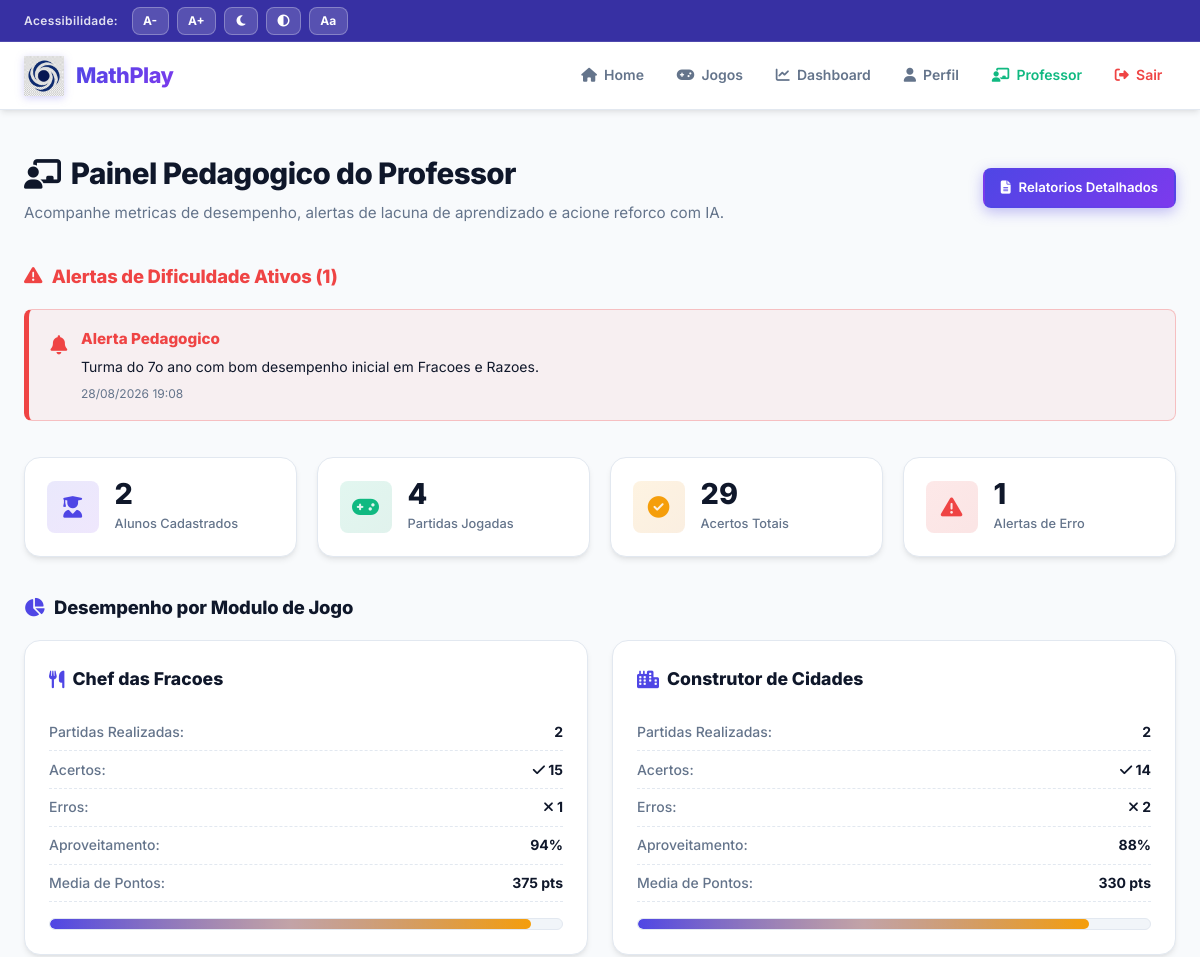
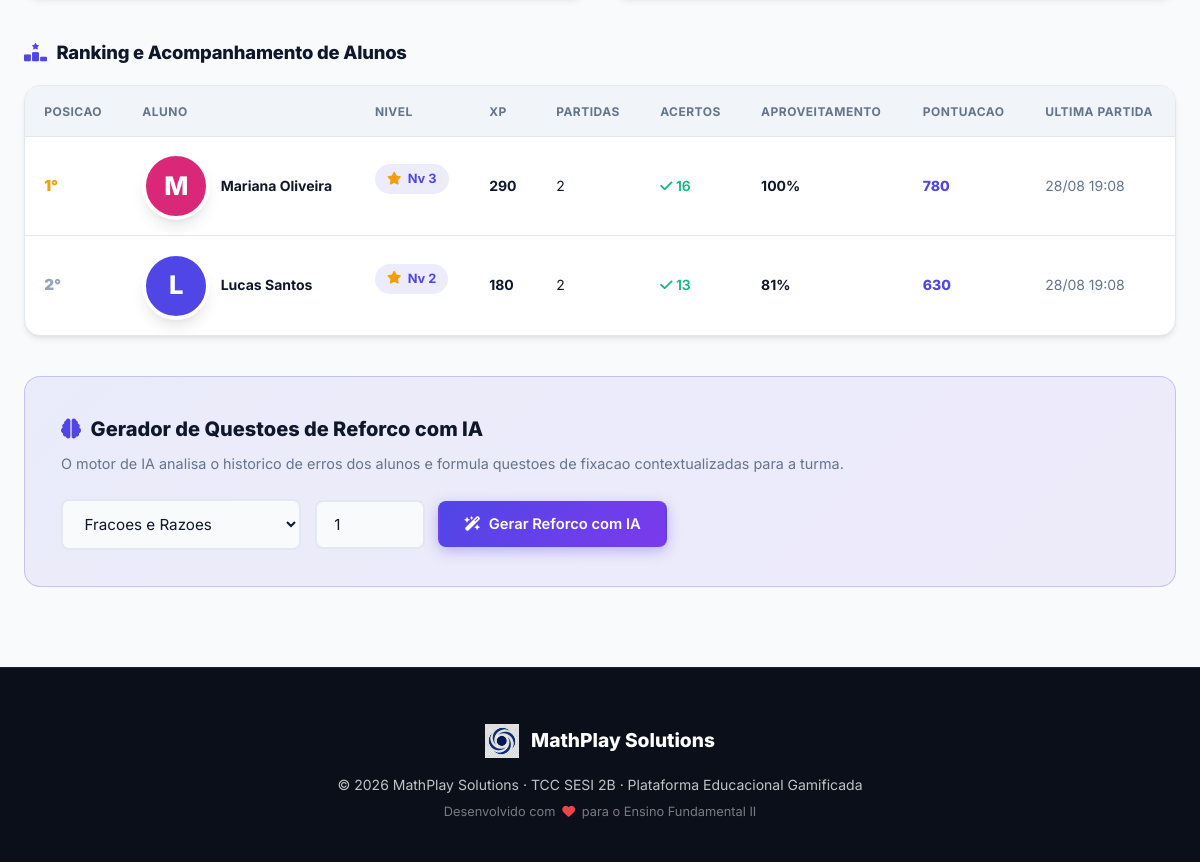
The app's page /teacher/dashboard.php (signed in) with its own data (2 pictures, top to bottom).
### tables this page shows
CREATE TABLE IF NOT EXISTS `notifications` (
  `id` INT AUTO_INCREMENT PRIMARY KEY,
  `user_id` INT NOT NULL,
  `type` VARCHAR(50) DEFAULT 'info',
  `title` VARCHAR(150) NOT NULL,
  `message` TEXT NOT NULL,
  `is_read` TINYINT(1) DEFAULT 0,
  `created_at` TIMESTAMP DEFAULT CURRENT_TIMESTAMP,
  CONSTRAINT `fk_notif_user` FOREIGN KEY (`user_id`) REFERENCES `users` (`id`) ON DELETE CASCADE
);

CREATE TABLE IF NOT EXISTS `users` (
  `id` INT AUTO_INCREMENT PRIMARY KEY,
  `name` VARCHAR(100) NOT NULL,
  `email` VARCHAR(150) NOT NULL UNIQUE,
  `password_hash` VARCHAR(255) NOT NULL,
  `role` ENUM('student', 'teacher') NOT NULL DEFAULT 'student',
  `avatar_color` VARCHAR(7) DEFAULT '#4F46E5',
  `level` INT NOT NULL DEFAULT 1,
  `xp` INT NOT NULL DEFAULT 0,
  `created_at` TIMESTAMP DEFAULT CURRENT_TIMESTAMP
);

### teacher/dashboard.php (the view, shortened to what this page needs)
<?php
require_once __DIR__ . '/../includes/auth.php';
$stmt = $pdo->prepare('SELECT * FROM notifications WHERE type="alert" AND is_read=0 ORDER BY created_at DESC LIMIT 20');
$stmt->execute();
$alerts = $stmt->fetchAll();
$pdo->prepare('UPDATE notifications SET is_read=1 WHERE type="alert"')->execute();
$stmt = $pdo->prepare('
  SELECT u.id, u.name, u.email, u.level, u.xp, u.avatar_color,
    COUNT(gs.id) AS total_games,
    COALESCE(SUM(gs.correct_answers), 0) AS total_correct,
    COALESCE(SUM(gs.wrong_answers), 0) AS total_wrong,
    COALESCE(SUM(gs.score), 0) AS total_score,
    MAX(gs.played_at) AS last_played
  FROM users u
  LEFT JOIN game_sessions gs ON gs.user_id = u.id
  WHERE u.role = "student"
  GROUP BY u.id
  ORDER BY total_score DESC
');
$stmt->execute();
$students = $stmt->fetchAll();
$stmt = $pdo->prepare('
  SELECT g.name, g.slug, COUNT(gs.id) AS plays,
    COALESCE(SUM(gs.correct_answers), 0) AS hits,
    COALESCE(SUM(gs.wrong_answers), 0) AS misses,
    COALESCE(AVG(gs.score), 0) AS avg_score
  FROM games g
  LEFT JOIN game_sessions gs ON gs.game_id = g.id
  GROUP BY g.id
');
$stmt->execute();
$gameStats = $stmt->fetchAll();
require_once __DIR__ . '/../includes/header.php';
?>
<div class="teacher-layout">
  <div class="teacher-header">
    <div>
      <h1 class="teacher-title">
        <i class="fa-solid fa-chalkboard-user"></i> Painel Pedagogico do Professor
      </h1>
      <p class="teacher-subtitle">Acompanhe metricas de desempenho, alertas de lacuna de aprendizado e acione reforco com IA.</p>
    </div>
    <div class="teacher-actions">
      <a href="/vortex/teacher/reports.php" class="btn btn-primary btn-sm">
        <i class="fa-solid fa-file-lines"></i> Relatorios Detalhados
      </a>
    </div>
  </div>
  <?php if (!empty($alerts)): ?>
  <div class="alert-section" aria-live="polite">
    <h2 class="section-heading text-danger">
      <i class="fa-solid fa-triangle-exclamation text-danger"></i> Alertas de Dificuldade Ativos (<?= count($alerts) ?>)
    </h2>
    <?php foreach ($alerts as $a): ?>
    <div class="alert-item">
      <div class="alert-item-icon"><i class="fa-solid fa-bell"></i></div>
      <div>
        <div class="alert-item-title"><?= htmlspecialchars($a['title']) ?></div>
        <div class="alert-item-msg"><?= htmlspecialchars($a['message']) ?></div>
        <div class="alert-item-time"><?= date('d/m/Y H:i', strtotime($a['created_at'])) ?></div>
      </div>
    </div>
    <?php endforeach; ?>
  </div>
  <?php endif; ?>
  <div class="stats-grid">
    <div class="stat-card">
      <div class="stat-icon stat-icon-primary"><i class="fa-solid fa-user-graduate"></i></div>
      <div>
        <div class="stat-value"><?= count($students) ?></div>
        <div class="stat-label">Alunos Cadastrados</div>
      </div>
    </div>
    <div class="stat-card">
      <div class="stat-icon stat-icon-success"><i class="fa-solid fa-gamepad"></i></div>
      <div>
        <div class="stat-value"><?= array_sum(array_column($students, 'total_games')) ?></div>
        <div class="stat-label">Partidas Jogadas</div>
      </div>
    </div>
    <div class="stat-card">
      <div class="stat-icon stat-icon-warning"><i class="fa-solid fa-circle-check"></i></div>
      <div>
        <div class="stat-value"><?= array_sum(array_column($students, 'total_correct')) ?></div>
        <div class="stat-label">Acertos Totais</div>
      </div>
    </div>
    <div class="stat-card">
      <div class="stat-icon stat-icon-danger"><i class="fa-solid fa-triangle-exclamation"></i></div>
      <div>
        <div class="stat-value"><?= count($alerts) ?></div>
        <div class="stat-label">Alertas de Erro</div>
      </div>
    </div>
  </div>
  <h2 class="section-heading"><i class="fa-solid fa-chart-pie"></i> Desempenho por Modulo de Jogo</h2>
  <div class="game-stats-grid">
    <?php foreach ($gameStats as $g):
      $total = $g['hits'] + $g['misses'];
      $acc = $total > 0 ? round($g['hits'] / $total * 100) : 0;
    ?>
    <div class="game-stat-card">
      <h3 class="game-stat-card-title">
        <i class="fa-solid <?= $g['slug'] === 'fractions' ? 'fa-utensils' : 'fa-city' ?> text-primary"></i>
        <?= htmlspecialchars($g['name']) ?>
      </h3>
      <div class="game-stat-row">
        <span class="game-stat-row-label">Partidas Realizadas:</span>
        <span class="game-stat-row-val"><?= $g['plays'] ?></span>
      </div>
      <div class="game-stat-row">
        <span class="game-stat-row-label">Acertos:</span>
        <span class="game-stat-row-val hits-cell"><i class="fa-solid fa-check"></i> <?= $g['hits'] ?></span>
      </div>
      <div class="game-stat-row">
        <span class="game-stat-row-label">Erros:</span>
        <span class="game-stat-row-val misses-cell"><i class="fa-solid fa-xmark"></i> <?= $g['misses'] ?></span>
      </div>
      <div class="game-stat-row">
        <span class="game-stat-row-label">Aproveitamento:</span>
        <span class="game-stat-row-val"><?= $acc ?>%</span>
      </div>
      <div class="game-stat-row">
        <span class="game-stat-row-label">Media de Pontos:</span>
        <span class="game-stat-row-val"><?= round($g['avg_score']) ?> pts</span>
      </div>
      <div class="mt-2">
        <div class="xp-bar-wrap">
          <div class="xp-bar-fill" style="width:<?= $acc ?>%;"></div>
        </div>
      </div>
    </div>
    <?php endforeach; ?>
  </div>
  <h2 class="section-heading"><i class="fa-solid fa-ranking-star"></i> Ranking e Acompanhamento de Alunos</h2>
  <div class="card">
    <div class="card-body-flush overflow-x-auto">
      <table class="student-table" aria-label="Ranking e desempenho de alunos">
        <thead>
          <tr>
            <th>Posicao</th>
            <th>Aluno</th>
            <th>Nivel</th>
            <th>XP</th>
            <th>Partidas</th>
            <th>Acertos</th>
            <th>Aproveitamento</th>
            <th>Pontuacao</th>
            <th>Ultima Partida</th>
          </tr>
        </thead>
        <tbody>
          <?php foreach ($students as $i => $s):
            $total = $s['total_correct'] + $s['total_wrong'];
            $acc = $total > 0 ? round($s['total_correct'] / $total * 100) : 0;
            $danger = $total > 0 && ($s['total_wrong'] / $total) > 0.6;
          ?>
          <tr class="<?= $danger ? 'student-danger-row' : '' ?>">
            <td>
              <span class="rank-badge <?= $i === 0 ? 'rank-1' : ($i === 1 ? 'rank-2' : ($i === 2 ? 'rank-3' : 'rank-other')) ?>">
                <?= $i + 1 ?>&deg;
              </span>
            </td>
            <td>
              <div class="align-center" style="display:flex;gap:0.65rem;">
                <div class="avatar avatar-sm" style="background:<?= htmlspecialchars($s['avatar_color'] ?? '#4F46E5') ?>;">
                  <?= mb_strtoupper(mb_substr($s['name'], 0, 1)) ?>
                </div>
                <div>
                  <div class="font-bold"><?= htmlspecialchars($s['name']) ?></div>
                </div>
              </div>
            </td>
            <td><span class="level-badge"><i class="fa-solid fa-star"></i> Nv <?= $s['level'] ?></span></td>
            <td><strong><?= $s['xp'] ?></strong></td>
            <td><?= $s['total_games'] ?></td>
            <td><span class="hits-cell"><i class="fa-solid fa-check"></i> <?= $s['total_correct'] ?></span></td>
            <td>
              <span class="font-bold"><?= $acc ?>%</span>
            </td>
            <td><span class="score-cell"><?= number_format($s['total_score']) ?></span></td>
            <td class="date-cell"><?= $s['last_played'] ? date('d/m H:i', strtotime($s['last_played'])) : '&mdash;' ?></td>
          </tr>
          <?php endforeach; ?>
        </tbody>
      </table>
    </div>
  </div>
  <div class="ai-generator-card">
    <h2 class="ai-generator-title">
      <i class="fa-solid fa-brain text-primary"></i> Gerador de Questoes de Reforco com IA
    </h2>
    <p class="ai-generator-desc">O motor de IA analisa o historico de erros dos alunos e formula questoes de fixacao contextualizadas para a turma.</p>
    <div class="ai-generator-form">
      <select id="topicSelect" class="form-control ai-select" aria-label="Topico matematico">
        <option value="Fracoes e Razoes">Fracoes e Razoes</option>
      </select>
      <input type="number" id="gameIdInput" placeholder="Game ID" value="1" class="form-control ai-input-id" aria-label="ID do Jogo">
      <button onclick="generateAI()" class="btn btn-primary">
        <i class="fa-solid fa-wand-magic-sparkles"></i> Gerar Reforco com IA
      </button>
    </div>
  </div>
</div>
<?php require_once __DIR__ . '/../includes/footer.php'; ?>

### assets/css/style.css (style rules this page uses)
:root { --primary: #4F46E5; --primary-dark: #3730A3; --primary-light: #818CF8; --secondary: #7C3AED; --accent: #F59E0B; --success: #10B981; --danger: #EF4444; --warning: #F97316; --info: #0EA5E9; --bg: #F8FAFC; --bg-card: #FFFFFF; --bg-secondary: #F1F5F9; --text: #0F172A; --text-muted: #64748B; --text-light: #94A3B8; --border: #E2E8F0; --shadow-sm: 0 1px 2px 0 rgba(0, 0, 0, 0.05); --shadow: 0 4px 6px -1px rgba(0, 0, 0, 0.08), 0 2px 4px -2px rgba(0, 0, 0, 0.06); --shadow-md: 0 10px 15px -3px rgba(0, 0, 0, 0.09), 0 4px 6px -4px rgba(0, 0, 0, 0.07); --shadow-lg: 0 20px 25px -5px rgba(0, 0, 0, 0.12), 0 8px 10px -6px rgba(0, 0, 0, 0.08); --shadow-xl: 0 25px 50px -12px rgba(0, 0, 0, 0.25); --radius: 16px; --radius-sm: 8px; --radius-full: 9999px; --font-size-base: 16px; --transition: all 0.25s cubic-bezier(0.4, 0, 0.2, 1); --navbar-h: 68px; --a11y-h: 42px; }
*, *::before, *::after { box-sizing: border-box; margin: 0; padding: 0; }
html { font-size: var(--font-size-base); scroll-behavior: smooth; }
body { font-family: 'Inter', -apple-system, BlinkMacSystemFont, 'Segoe UI', Roboto, sans-serif; background-color: var(--bg); color: var(--text); line-height: 1.6; transition: background-color 0.3s, color 0.3s; min-height: 100vh; display: flex; flex-direction: column; }
a { color: var(--primary); text-decoration: none; transition: var(--transition); }
button { cursor: pointer; font-family: inherit; border: none; background: none; }
input, select, textarea { font-family: inherit; }
.btn { display: inline-flex; align-items: center; justify-content: center; gap: 0.5rem; padding: 0.75rem 1.5rem; border-radius: var(--radius-sm); font-size: 0.92rem; font-weight: 600; cursor: pointer; transition: var(--transition); border: 2px solid transparent; text-decoration: none; white-space: nowrap; min-height: 44px; box-sizing: border-box; }
.btn-primary { background: linear-gradient(135deg, var(--primary), var(--secondary)); color: #FFFFFF; box-shadow: 0 4px 14px rgba(79, 70, 229, 0.35); }
.btn-sm { padding: 0.45rem 1rem; font-size: 0.825rem; min-height: 36px; }
.card { background: var(--bg-card); border-radius: var(--radius); border: 1px solid var(--border); box-shadow: var(--shadow); overflow: hidden; transition: var(--transition); }
.card-body-flush { padding: 0; }
.xp-bar-wrap { background: var(--bg-secondary); border-radius: var(--radius-full); height: 12px; overflow: hidden; border: 1px solid var(--border); position: relative; }
.xp-bar-fill { height: 100%; border-radius: var(--radius-full); background: linear-gradient(90deg, var(--primary), var(--accent)); transition: width 0.8s cubic-bezier(0.4, 0, 0.2, 1); position: relative; }
.xp-bar-fill::after { content: ''; position: absolute; inset: 0; background: linear-gradient(90deg, transparent, rgba(255, 255, 255, 0.35), transparent); animation: shimmer 2.2s infinite; }
.overflow-x-auto { overflow-x: auto; }
.align-center { align-items: center; }
.mt-2 { margin-top: 1rem; }
.text-danger { color: var(--danger) !important; }
.text-primary { color: var(--primary) !important; }
.font-bold { font-weight: 700 !important; }
.avatar-sm { width: 34px; height: 34px; font-size: 0.85rem; }

### assets/css/auth.css (style rules this page uses)
.form-control { width: 100%; padding: 0.8rem 1.1rem; background: var(--bg); border: 2px solid var(--border); border-radius: var(--radius-sm); font-size: 0.95rem; color: var(--text); transition: var(--transition); min-height: 46px; box-sizing: border-box; }
.form-control::placeholder { color: var(--text-light); }

### records on screen
notifications: title "Alerta Pedagogico", message "Turma do 7o ano com bom desempenho inicial em Fracoes e Razoes.", created_at "28/08/2026 19:08"
users: name "M", name "Mariana Oliveira", level "3", xp "290", total_games "2", total_correct "16", acc "100", total_score "780", last_played "28/08 19:08"
users: name "L", name "Lucas Santos", level "2", xp "180", total_games "2", total_correct "13", acc "81", total_score "630", last_played "28/08 19:08"

### other values on screen
count($alerts) "1"
count($students) "2"
array_sum(array_column($students, 'total_games')) "4"
array_sum(array_column($students, 'total_correct')) "29"
$g['name'] "Chef das Fracoes"
$g['plays'] "2"
$g['hits'] "15"
$g['misses'] "1"
$acc "94"
$g['avg_score'] "375"
$g['name'] "Construtor de Cidades"
$g['hits'] "14"
$g['misses'] "2"
$acc "88"
$g['avg_score'] "330"
